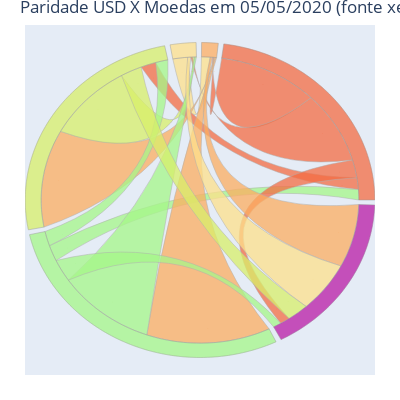

Notebook cell for this chart:
### Code cell
ideograms = []
for k in range(len(ideo_ends)):
    z =  make_ideogram_arc(1.1, ideo_ends[k])
    zi = make_ideogram_arc(1.0, ideo_ends[k])
    m = len(z)
    n = len(zi)
    ideograms.append(go.Scatter(x=z.real,
                                y=z.imag,
                                mode='lines',
                                line=dict(color=ideo_colors[k], shape='spline', width=0.25),
                                text=f'{labels[k]} <br>{int(row_sum[k])} comments', 
                                hoverinfo='text'
                             )
                     )
    
       
    path = 'M '
    for s in range(m):
        path += f'{z.real[s]}, {z.imag[s]} L '
        
    Zi = np.array(zi.tolist()[::-1]) 

    for s in range(m):
        path += f'{Zi.real[s]}, {Zi.imag[s]} L '
    path += f'{z.real[0]} ,{z.imag[0]}' 
   
    shapes.append(make_ideo_shape(path,'rgb(150,150,150)' , ideo_colors[k]))
    
    

data = ideograms + ribbon_info
layout['shapes'] = shapes
fig = go.Figure(data=data, layout=layout)
from plotly.offline import download_plotlyjs, init_notebook_mode,  iplot, plot
init_notebook_mode(connected=True)
iplot(fig)
